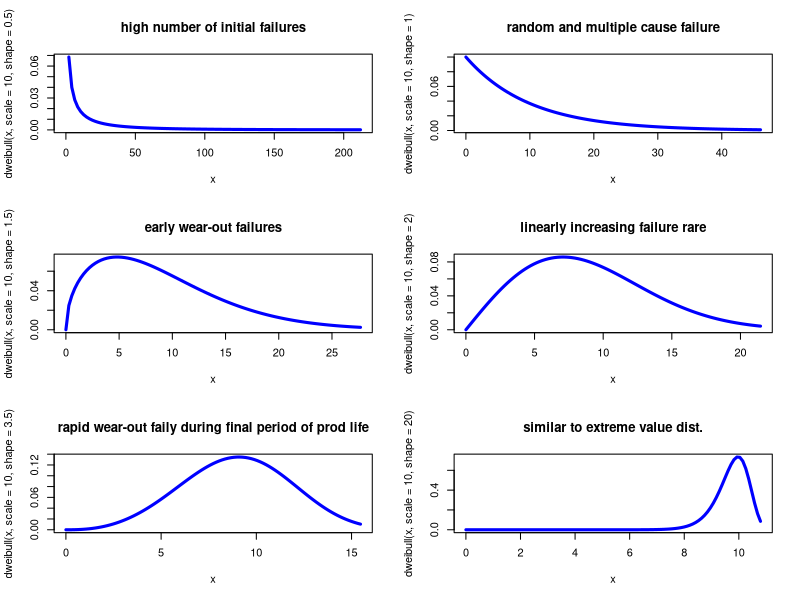

Source code (R):
# Examples on Weibull distribution

par(mfrow=c(3,2))

high=qweibull(.99,shape=0.5,scale=10)

curve(dweibull(x, scale=10,shape=0.5),from=0,to=high,lwd=3,col="blue",main="high number of initial failures")

high=qweibull(.99,shape=1,scale=10)
curve(dweibull(x, scale=10,shape=1),from=0,to=high,lwd=3,col="blue",main="random and multiple cause failure")

high=qweibull(.99,shape=1.5,scale=10)
curve(dweibull(x, scale=10,shape=1.5),from=0,to=high,lwd=3,col="blue",main="early wear-out failures")

high=qweibull(.99,shape=2,scale=10)
curve(dweibull(x, scale=10,shape=2),from=0,to=high,lwd=3,col="blue",main="linearly increasing failure rare")

high=qweibull(.99,shape=3.5,scale=10)
curve(dweibull(x, scale=10,shape=3.5),from=0,to=high,lwd=3,col="blue",main="rapid wear-out faily during final period of prod life")

high=qweibull(.99,shape=20,scale=10)
curve(dweibull(x, scale=10,shape=20),from=0,to=high,lwd=3,col="blue",main="similar to extreme value dist.")
